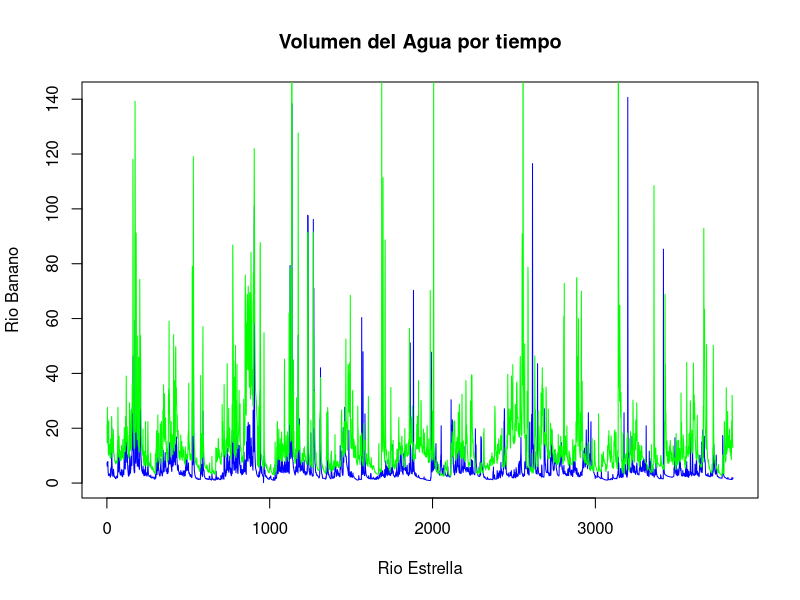
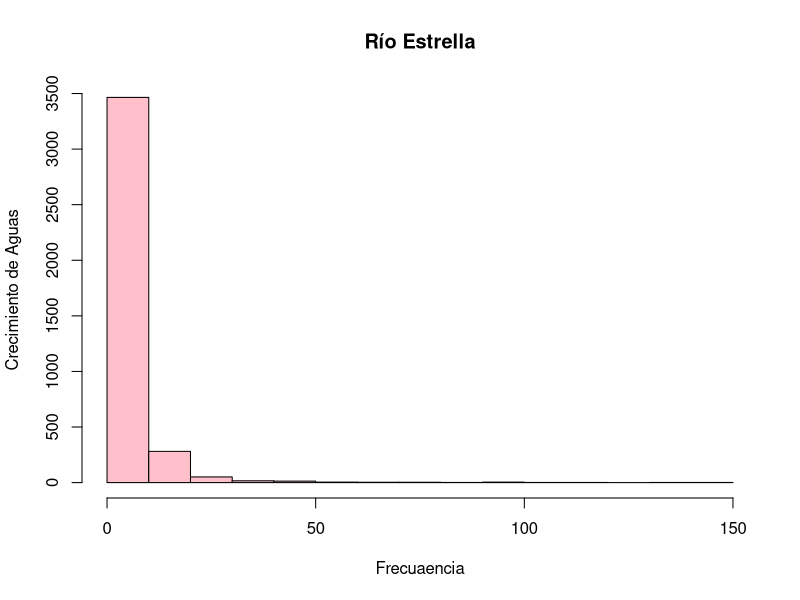
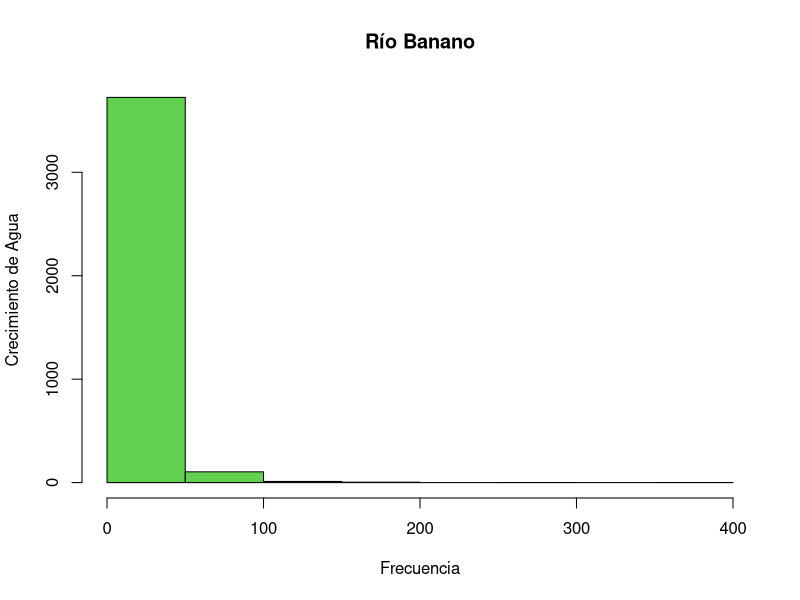
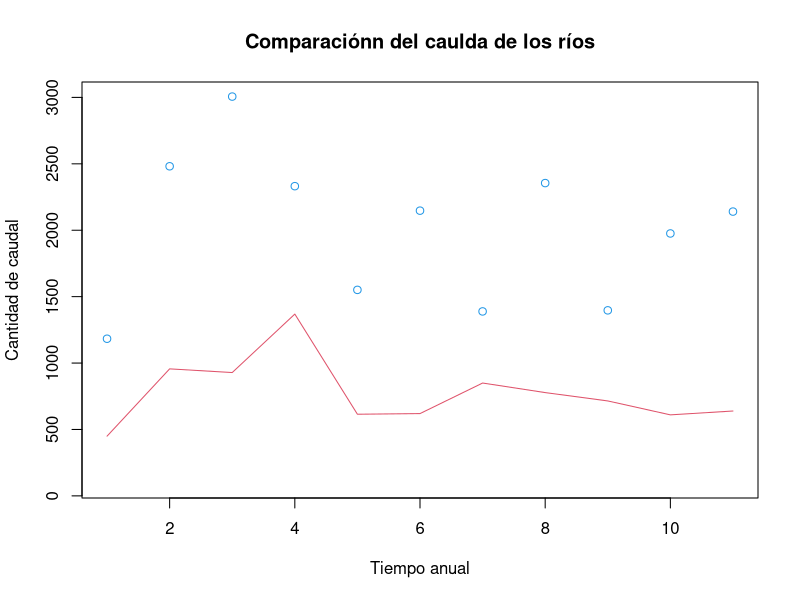
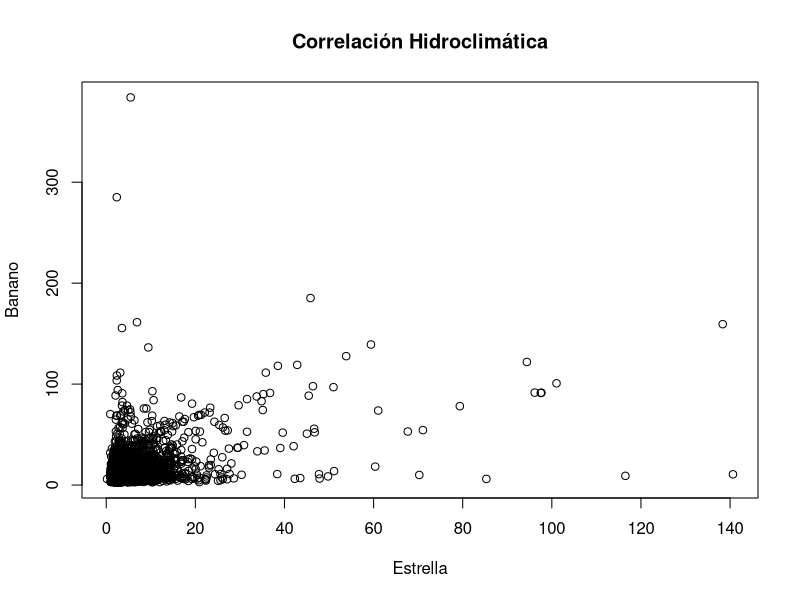

The R source for these figures, in order:
## ---- chunk 1
knitr::opts_chunk$set(echo = TRUE)
## ---- chunk 2

inp <- read.csv("FDC.csv", na.strings = "")
## ---- chunk 3
head(inp)
## ---- chunk 4
# Datos hidorlógicos ejercicio explorativo 


## ---- chunk 5

# Series de timepo de caudal. 
plot(inp[,2], type = "l",
     col= "blue",
     main= "Volumen del Agua por tiempo",
     xlab= ("Rio Estrella"),
     ylab= ("Rio Banano")
)

lines(inp[,3], col="green")
## ---- chunk 6

# Histograma del río Estralla
hist(inp[,2],
     main = "Río Estrella",
     xlab = "Frecuaencia",
     ylab = "Crecimiento de Aguas",
     col = "Pink"
)
## ---- chunk 7
# Histograma del río Banano
hist(inp[,3],
     main = "Río Banano",
     xlab = "Frecuencia",
     ylab = "Crecimiento de Agua",
     col = "3"
)

## ---- chunk 8
names(inp) <- c("fecha", "Estrella", "Banano")
attach(inp)
Tempdate <- strptime(inp[,1], format= "%d/%m/%Y")

MAQ_Estrella <- tapply(Estrella, format(Tempdate, format="%Y"), FUN=sum)
MAQ_Banano <- tapply(Banano, format(Tempdate, format="%Y"), FUN=sum)

plot(MAQ_Banano, ylim=c(100,3000),
     main = "Comparaciónn del caulda de los ríos",
     xlab = "Tiempo anual",
     ylab = "Cantidad de caudal",
     col = "4"
)
lines(MAQ_Estrella, col=2)
## ---- chunk 9
corinp <- cor(inp[,2:3], method= "spearman")
plot(Estrella, Banano,
     main = "Correlación Hidroclimática",
)    
